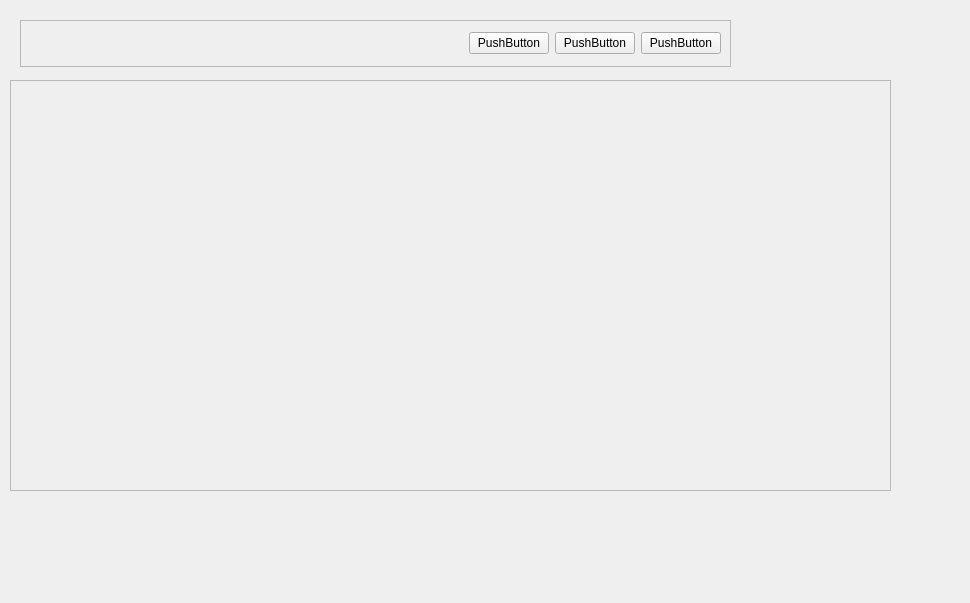
<?xml version="1.0" encoding="UTF-8"?>
<ui version="4.0">
 <class>Client</class>
 <widget class="QMainWindow" name="Client">
  <property name="geometry">
   <rect>
    <x>0</x>
    <y>0</y>
    <width>970</width>
    <height>603</height>
   </rect>
  </property>
  <property name="windowTitle">
   <string>Client</string>
  </property>
  <widget class="QWidget" name="centralwidget">
   <widget class="QFrame" name="frame">
    <property name="geometry">
     <rect>
      <x>20</x>
      <y>20</y>
      <width>711</width>
      <height>47</height>
     </rect>
    </property>
    <property name="frameShape">
     <enum>QFrame::StyledPanel</enum>
    </property>
    <property name="frameShadow">
     <enum>QFrame::Raised</enum>
    </property>
    <layout class="QHBoxLayout" name="horizontalLayout">
     <item>
      <spacer name="horizontalSpacer">
       <property name="orientation">
        <enum>Qt::Horizontal</enum>
       </property>
       <property name="sizeHint" stdset="0">
        <size>
         <width>409</width>
         <height>20</height>
        </size>
       </property>
      </spacer>
     </item>
     <item>
      <widget class="QPushButton" name="pushButton_12">
       <property name="text">
        <string>PushButton</string>
       </property>
      </widget>
     </item>
     <item>
      <widget class="QPushButton" name="pushButton_13">
       <property name="text">
        <string>PushButton</string>
       </property>
      </widget>
     </item>
     <item>
      <widget class="QPushButton" name="pushButton_14">
       <property name="text">
        <string>PushButton</string>
       </property>
      </widget>
     </item>
    </layout>
   </widget>
   <widget class="QFrame" name="frame_2">
    <property name="geometry">
     <rect>
      <x>10</x>
      <y>80</y>
      <width>881</width>
      <height>411</height>
     </rect>
    </property>
    <property name="frameShape">
     <enum>QFrame::StyledPanel</enum>
    </property>
    <property name="frameShadow">
     <enum>QFrame::Raised</enum>
    </property>
   </widget>
  </widget>
 </widget>
 <resources/>
 <connections/>
</ui>
